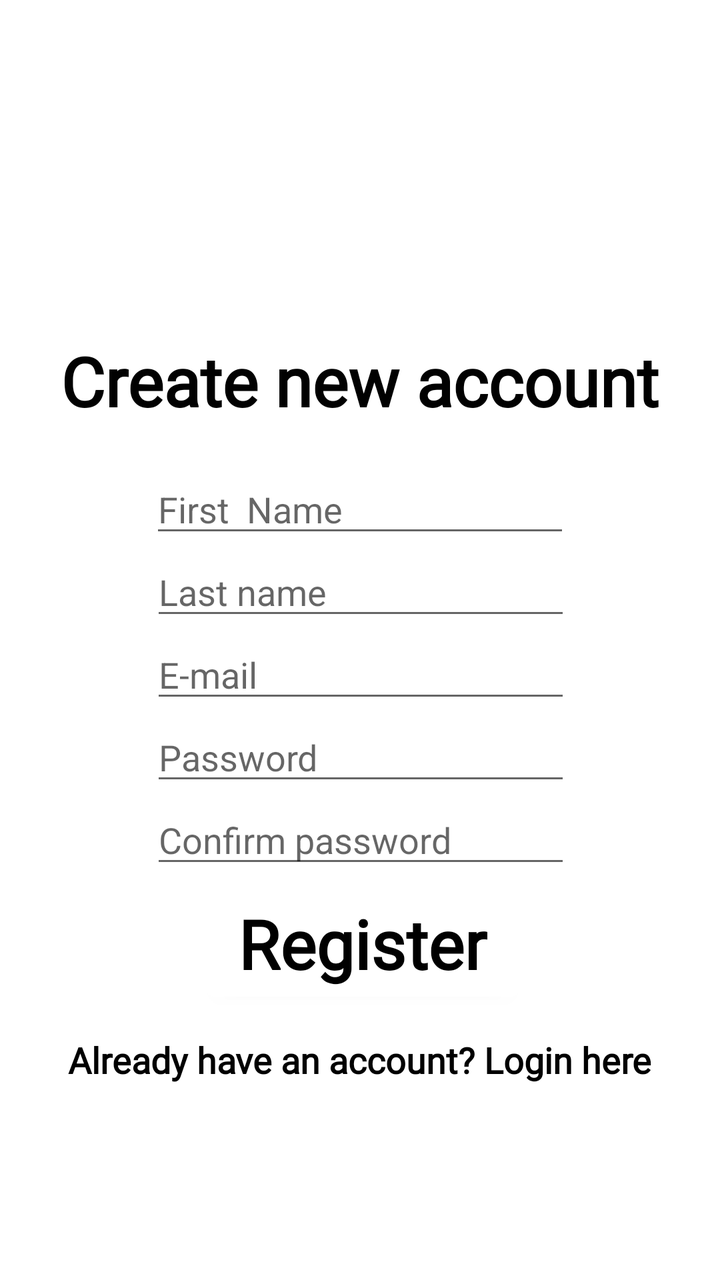
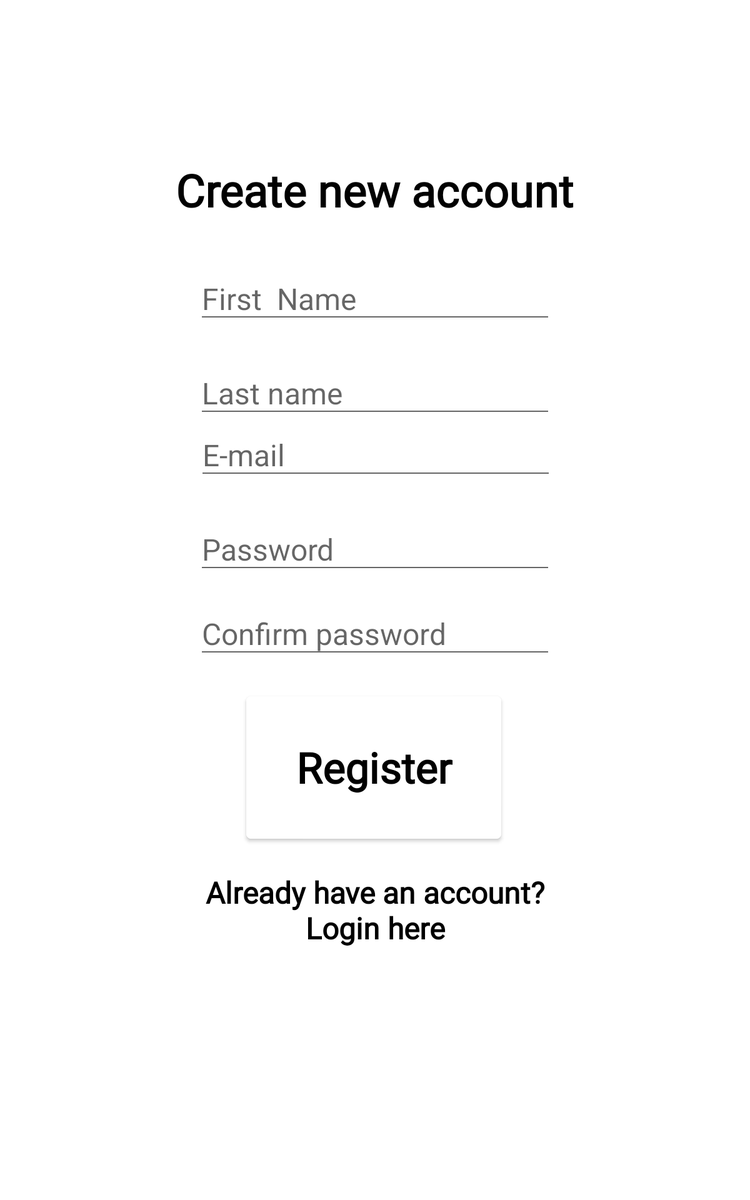

An Android layout and its configuration variant, each rendered on a device that would load it. The default file and the variant file are quoted in full after the pictures.
<!-- AndroidManifest.xml: application theme Theme.BookingManagementGAD -->
<!-- res/layout/activity_register.xml -->
<?xml version="1.0" encoding="utf-8"?>
<androidx.constraintlayout.widget.ConstraintLayout xmlns:android="http://schemas.android.com/apk/res/android"
    xmlns:app="http://schemas.android.com/apk/res-auto"
    xmlns:tools="http://schemas.android.com/tools"
    android:layout_width="match_parent"
    android:layout_height="match_parent"
    tools:context=".Register">

    <TextView
        android:id="@+id/goToLoginPage"
        android:layout_width="wrap_content"
        android:layout_height="wrap_content"
        android:fontFamily="@font/pacifico"
        android:text="Already have an account? Login here"
        android:textColor="#000000"
        android:textSize="18sp"
        android:textStyle="bold"
        app:layout_constraintBottom_toBottomOf="parent"
        app:layout_constraintEnd_toEndOf="parent"
        app:layout_constraintStart_toStartOf="parent"
        app:layout_constraintTop_toBottomOf="@+id/registerButton"
        app:layout_constraintVertical_bias="0.120000005" />

    <Button
        android:id="@+id/registerButton"
        android:layout_width="wrap_content"
        android:layout_height="wrap_content"
        android:layout_marginBottom="144dp"
        android:backgroundTint="@android:color/white"
        android:fontFamily="@font/pacifico"
        android:text="Register"
        android:textAppearance="@style/TextAppearance.AppCompat.Display1"
        android:textColor="#000000"
        android:textColorHighlight="#FFFFFF"
        android:textStyle="bold"
        app:layout_constraintBottom_toBottomOf="parent"
        app:layout_constraintEnd_toEndOf="parent"
        app:layout_constraintHorizontal_bias="0.507"
        app:layout_constraintStart_toStartOf="parent"
        app:layout_constraintTop_toBottomOf="@+id/editTextPasswordConfirmRegister"
        app:layout_constraintVertical_bias="0.0" />

    <TextView
        android:id="@+id/textView4"
        android:layout_width="wrap_content"
        android:layout_height="wrap_content"
        android:fontFamily="@font/pacifico"
        android:text="Create new account"
        android:textAppearance="@style/TextAppearance.AppCompat.Display1"
        android:textColor="#010101"
        android:textStyle="bold"
        app:layout_constraintBottom_toBottomOf="parent"
        app:layout_constraintEnd_toEndOf="parent"
        app:layout_constraintStart_toStartOf="parent"
        app:layout_constraintTop_toBottomOf="@+id/imageView"
        app:layout_constraintVertical_bias="0.01999998" />

    <EditText
        android:id="@+id/editTextFirstName"
        android:layout_width="wrap_content"
        android:layout_height="wrap_content"
        android:ems="10"
        android:hint="First  Name"
        android:inputType="textPersonName"
        app:layout_constraintBottom_toBottomOf="parent"
        app:layout_constraintEnd_toEndOf="parent"
        app:layout_constraintStart_toStartOf="parent"
        app:layout_constraintTop_toBottomOf="@+id/textView4"
        app:layout_constraintVertical_bias="0.050000012" />

    <EditText
        android:id="@+id/editTextLastName"
        android:layout_width="wrap_content"
        android:layout_height="wrap_content"
        android:ems="10"
        android:hint="Last name"
        android:inputType="textPersonName"
        app:layout_constraintBottom_toBottomOf="parent"
        app:layout_constraintEnd_toEndOf="parent"
        app:layout_constraintHorizontal_bias="0.502"
        app:layout_constraintStart_toStartOf="parent"
        app:layout_constraintTop_toBottomOf="@+id/editTextFirstName"
        app:layout_constraintVertical_bias="0.0" />

    <EditText
        android:id="@+id/editTextTextEmailAddressRegister"
        android:layout_width="wrap_content"
        android:layout_height="wrap_content"
        android:ems="10"
        android:hint="E-mail"
        android:inputType="textEmailAddress"
        app:layout_constraintBottom_toBottomOf="parent"
        app:layout_constraintEnd_toEndOf="parent"
        app:layout_constraintHorizontal_bias="0.502"
        app:layout_constraintStart_toStartOf="parent"
        app:layout_constraintTop_toBottomOf="@+id/editTextLastName"
        app:layout_constraintVertical_bias="0.0" />

    <EditText
        android:id="@+id/editTextPasswordRegister"
        android:layout_width="wrap_content"
        android:layout_height="wrap_content"
        android:ems="10"
        android:hint="Password"
        android:inputType="textPassword"
        app:layout_constraintBottom_toBottomOf="parent"
        app:layout_constraintEnd_toEndOf="parent"
        app:layout_constraintHorizontal_bias="0.502"
        app:layout_constraintStart_toStartOf="parent"
        app:layout_constraintTop_toBottomOf="@+id/editTextTextEmailAddressRegister"
        app:layout_constraintVertical_bias="0.0" />

    <EditText
        android:id="@+id/editTextPasswordConfirmRegister"
        android:layout_width="wrap_content"
        android:layout_height="wrap_content"
        android:ems="10"
        android:hint="Confirm password"
        android:inputType="textPassword"
        app:layout_constraintBottom_toBottomOf="parent"
        app:layout_constraintEnd_toEndOf="parent"
        app:layout_constraintHorizontal_bias="0.502"
        app:layout_constraintStart_toStartOf="parent"
        app:layout_constraintTop_toBottomOf="@+id/editTextPasswordRegister"
        app:layout_constraintVertical_bias="0.0" />

    <ImageView
        android:id="@+id/imageView"
        android:layout_width="161dp"
        android:layout_height="143dp"
        android:layout_marginTop="16dp"
        app:layout_constraintEnd_toEndOf="parent"
        app:layout_constraintStart_toStartOf="parent"
        app:layout_constraintTop_toTopOf="parent"
        app:srcCompat="@drawable/ic_register" />

    <ProgressBar
        android:id="@+id/progressBarRegister"
        style="?android:attr/progressBarStyle"
        android:layout_width="wrap_content"
        android:layout_height="wrap_content"
        android:visibility="invisible"
        app:layout_constraintBottom_toBottomOf="parent"
        app:layout_constraintEnd_toEndOf="parent"
        app:layout_constraintStart_toStartOf="parent"
        app:layout_constraintTop_toBottomOf="@+id/goToLoginPage"
        app:layout_constraintVertical_bias="0.36" />
</androidx.constraintlayout.widget.ConstraintLayout>
<!-- resources referenced by this layout -->
<resources>
  <style name="Theme.BookingManagementGAD" parent="Theme.MaterialComponents.DayNight.DarkActionBar">
          
          <item name="colorPrimary">@color/purple_500</item>
          <item name="colorPrimaryVariant">@color/purple_700</item>
          <item name="colorOnPrimary">@color/white</item>
          
          <item name="colorSecondary">@color/teal_200</item>
          <item name="colorSecondaryVariant">@color/teal_700</item>
          <item name="colorOnSecondary">@color/black</item>
          
          <item name="android:statusBarColor" tools:targetApi="l">?attr/colorPrimaryVariant</item>
          
      </style>
</resources>
<!-- res/layout-sw600dp/activity_register.xml (the repository's variant of the layout above) -->
<!-- drawn on a 7-inch tablet held upright -->
<?xml version="1.0" encoding="utf-8"?>
<androidx.constraintlayout.widget.ConstraintLayout xmlns:android="http://schemas.android.com/apk/res/android"
    xmlns:app="http://schemas.android.com/apk/res-auto"
    xmlns:tools="http://schemas.android.com/tools"
    android:layout_width="match_parent"
    android:layout_height="match_parent"
    tools:context=".Register">

    <TextView
        android:id="@+id/textView2"
        android:layout_width="319dp"
        android:layout_height="114dp"
        android:fontFamily="@font/pacifico"
        android:text="Already have an account? Login here"
        android:textAlignment="center"
        android:textColor="#000000"
        android:textSize="24sp"
        android:textStyle="bold"
        app:layout_constraintBottom_toBottomOf="parent"
        app:layout_constraintEnd_toEndOf="parent"
        app:layout_constraintStart_toStartOf="parent"
        app:layout_constraintTop_toBottomOf="@+id/button"
        app:layout_constraintVertical_bias="0.120000005" />

    <Button
        android:id="@+id/button"
        android:layout_width="204dp"
        android:layout_height="126dp"
        android:layout_marginBottom="144dp"
        android:backgroundTint="@android:color/white"
        android:fontFamily="@font/pacifico"
        android:text="Register"
        android:textAppearance="@style/TextAppearance.AppCompat.Display1"
        android:textColor="#000000"
        android:textColorHighlight="#FFFFFF"
        android:textStyle="bold"
        app:layout_constraintBottom_toBottomOf="parent"
        app:layout_constraintEnd_toEndOf="parent"
        app:layout_constraintHorizontal_bias="0.498"
        app:layout_constraintStart_toStartOf="parent"
        app:layout_constraintTop_toBottomOf="@+id/editTextTextPassword3"
        app:layout_constraintVertical_bias="0.13" />

    <TextView
        android:id="@+id/textView4"
        android:layout_width="wrap_content"
        android:layout_height="wrap_content"
        android:fontFamily="@font/pacifico"
        android:text="Create new account"
        android:textAppearance="@style/TextAppearance.AppCompat.Display1"
        android:textColor="#010101"
        android:textSize="36sp"
        android:textStyle="bold"
        app:layout_constraintBottom_toBottomOf="parent"
        app:layout_constraintEnd_toEndOf="parent"
        app:layout_constraintStart_toStartOf="parent"
        app:layout_constraintTop_toTopOf="parent"
        app:layout_constraintVertical_bias="0.13999999" />

    <EditText
        android:id="@+id/editTextTextPersonName"
        android:layout_width="wrap_content"
        android:layout_height="wrap_content"
        android:ems="10"
        android:hint="First  Name"
        android:inputType="textPersonName"
        android:textSize="24sp"
        app:layout_constraintBottom_toBottomOf="parent"
        app:layout_constraintEnd_toEndOf="parent"
        app:layout_constraintStart_toStartOf="parent"
        app:layout_constraintTop_toBottomOf="@+id/textView4"
        app:layout_constraintVertical_bias="0.050000012" />

    <EditText
        android:id="@+id/editTextTextPersonName2"
        android:layout_width="wrap_content"
        android:layout_height="wrap_content"
        android:ems="10"
        android:hint="Last name"
        android:inputType="textPersonName"
        android:textSize="24sp"
        app:layout_constraintBottom_toBottomOf="parent"
        app:layout_constraintEnd_toEndOf="parent"
        app:layout_constraintStart_toStartOf="parent"
        app:layout_constraintTop_toBottomOf="@+id/editTextTextPersonName"
        app:layout_constraintVertical_bias="0.04000002" />

    <EditText
        android:id="@+id/editTextTextEmailAddress2"
        android:layout_width="wrap_content"
        android:layout_height="wrap_content"
        android:ems="10"
        android:hint="E-mail"
        android:inputType="textEmailAddress"
        android:textSize="24sp"
        app:layout_constraintBottom_toBottomOf="parent"
        app:layout_constraintEnd_toEndOf="parent"
        app:layout_constraintHorizontal_bias="0.502"
        app:layout_constraintStart_toStartOf="parent"
        app:layout_constraintTop_toBottomOf="@+id/editTextTextPersonName2"
        app:layout_constraintVertical_bias="0.0" />

    <EditText
        android:id="@+id/editTextTextPassword2"
        android:layout_width="wrap_content"
        android:layout_height="wrap_content"
        android:ems="10"
        android:hint="Password"
        android:inputType="textPassword"
        android:textSize="24sp"
        app:layout_constraintBottom_toBottomOf="parent"
        app:layout_constraintEnd_toEndOf="parent"
        app:layout_constraintStart_toStartOf="parent"
        app:layout_constraintTop_toBottomOf="@+id/editTextTextEmailAddress2"
        app:layout_constraintVertical_bias="0.050000012" />

    <EditText
        android:id="@+id/editTextTextPassword3"
        android:layout_width="wrap_content"
        android:layout_height="wrap_content"
        android:ems="10"
        android:hint="Confirm password"
        android:inputType="textPassword"
        android:textSize="24sp"
        app:layout_constraintBottom_toBottomOf="parent"
        app:layout_constraintEnd_toEndOf="parent"
        app:layout_constraintStart_toStartOf="parent"
        app:layout_constraintTop_toBottomOf="@+id/editTextTextPassword2"
        app:layout_constraintVertical_bias="0.04000002" />
</androidx.constraintlayout.widget.ConstraintLayout>
